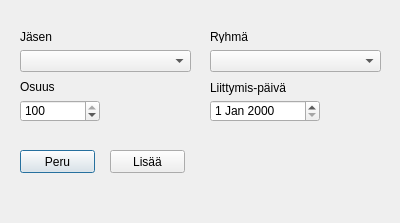
<?xml version="1.0" encoding="UTF-8"?>
<ui version="4.0">
 <class>Dialog</class>
 <widget class="QDialog" name="Dialog">
  <property name="geometry">
   <rect>
    <x>0</x>
    <y>0</y>
    <width>400</width>
    <height>223</height>
   </rect>
  </property>
  <property name="windowTitle">
   <string>Dialog</string>
  </property>
  <widget class="QComboBox" name="membershipMemberComboBox">
   <property name="geometry">
    <rect>
     <x>20</x>
     <y>50</y>
     <width>171</width>
     <height>22</height>
    </rect>
   </property>
  </widget>
  <widget class="QLabel" name="membershipMemberLabel">
   <property name="geometry">
    <rect>
     <x>20</x>
     <y>30</y>
     <width>47</width>
     <height>13</height>
    </rect>
   </property>
   <property name="text">
    <string>Jäsen</string>
   </property>
  </widget>
  <widget class="QDateEdit" name="membershipJoinDateEdit">
   <property name="geometry">
    <rect>
     <x>210</x>
     <y>100</y>
     <width>110</width>
     <height>22</height>
    </rect>
   </property>
  </widget>
  <widget class="QLabel" name="membershipJoinLabel">
   <property name="geometry">
    <rect>
     <x>210</x>
     <y>80</y>
     <width>91</width>
     <height>16</height>
    </rect>
   </property>
   <property name="text">
    <string>Liittymis-päivä</string>
   </property>
  </widget>
  <widget class="QComboBox" name="membershipGroupComboBox">
   <property name="geometry">
    <rect>
     <x>210</x>
     <y>50</y>
     <width>171</width>
     <height>22</height>
    </rect>
   </property>
  </widget>
  <widget class="QLabel" name="membershipGroupLabel">
   <property name="geometry">
    <rect>
     <x>210</x>
     <y>30</y>
     <width>47</width>
     <height>13</height>
    </rect>
   </property>
   <property name="text">
    <string>Ryhmä</string>
   </property>
  </widget>
  <widget class="QLabel" name="membershipShareLabel">
   <property name="geometry">
    <rect>
     <x>20</x>
     <y>80</y>
     <width>47</width>
     <height>13</height>
    </rect>
   </property>
   <property name="text">
    <string>Osuus</string>
   </property>
  </widget>
  <widget class="QPushButton" name="membershipCancelPushButton">
   <property name="geometry">
    <rect>
     <x>20</x>
     <y>150</y>
     <width>75</width>
     <height>23</height>
    </rect>
   </property>
   <property name="text">
    <string>Peru</string>
   </property>
   <property name="default">
    <bool>true</bool>
   </property>
  </widget>
  <widget class="QPushButton" name="membershipAddPushButton">
   <property name="geometry">
    <rect>
     <x>110</x>
     <y>150</y>
     <width>75</width>
     <height>23</height>
    </rect>
   </property>
   <property name="text">
    <string>Lisää</string>
   </property>
  </widget>
  <widget class="QSpinBox" name="membershipShareSpinBox">
   <property name="geometry">
    <rect>
     <x>20</x>
     <y>100</y>
     <width>80</width>
     <height>22</height>
    </rect>
   </property>
   <property name="maximum">
    <number>100</number>
   </property>
   <property name="singleStep">
    <number>50</number>
   </property>
   <property name="value">
    <number>100</number>
   </property>
  </widget>
 </widget>
 <resources/>
 <connections/>
</ui>
